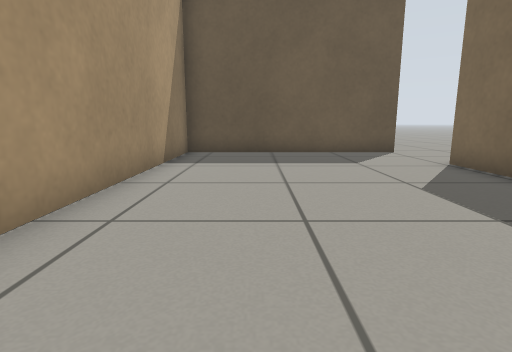
[1] (above)

13 first-person views from a walk through a Gazebo world. The camera is 0.5 m above the floor, tilts 10° down and sees 80° across. The floor is counted in squares, 0.5 m on a side. Each view is taken from the middle of a square. On the plan, view 1 faces up. The plan holds only what a view shows up to about 12 squares ahead; the rest is blank.

[2]
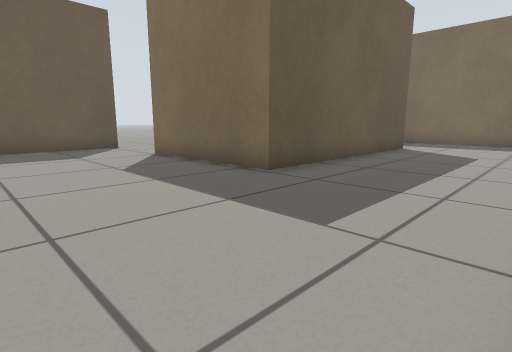

[3]
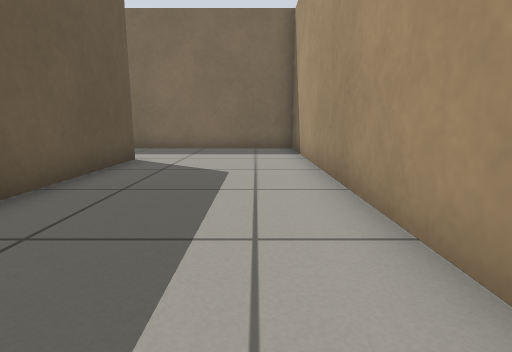

[4]
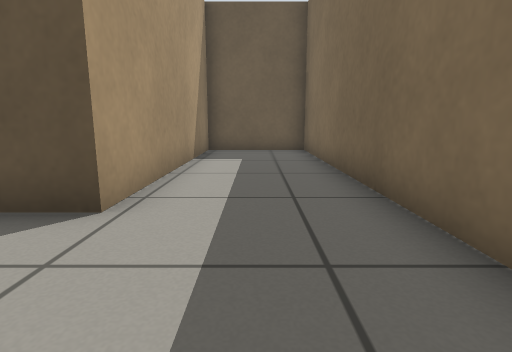

[5]
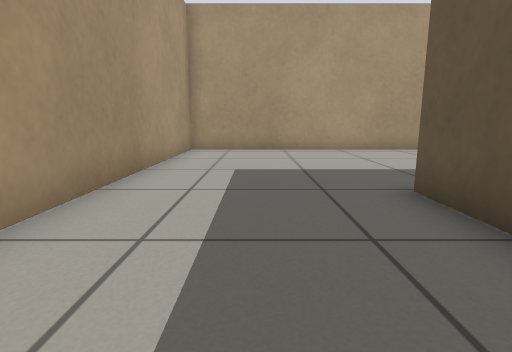

[6]
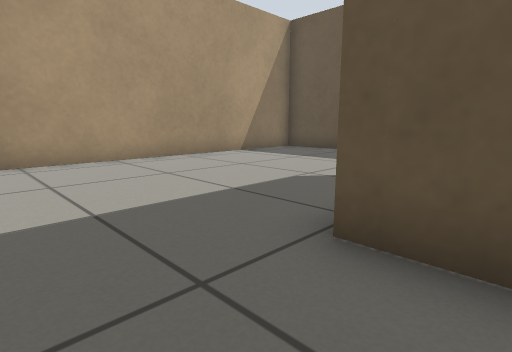

[7]
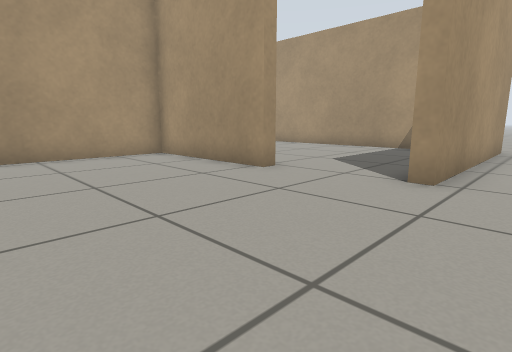

[8]
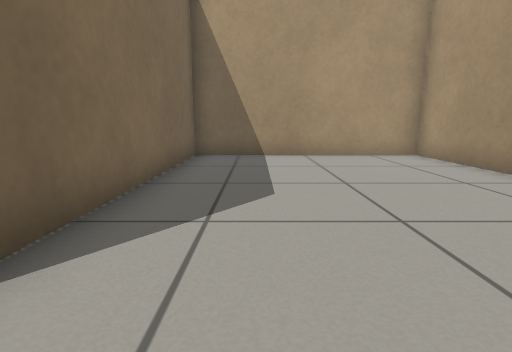

[9]
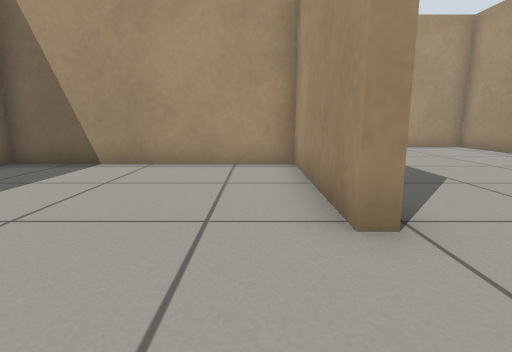

[10]
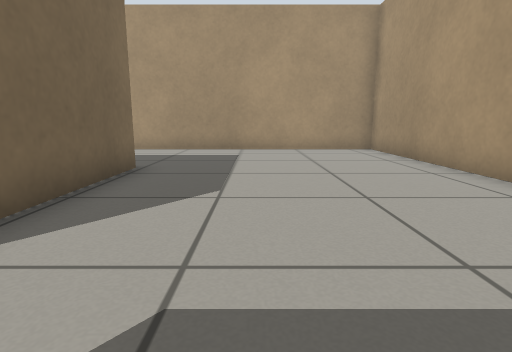

[11]
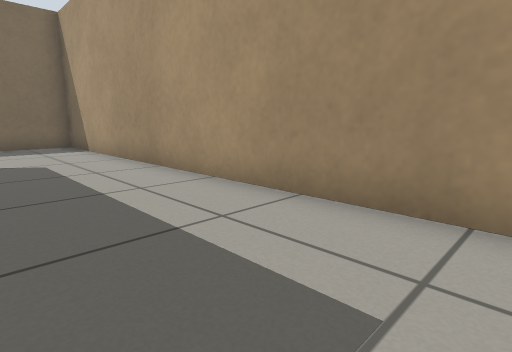

[12]
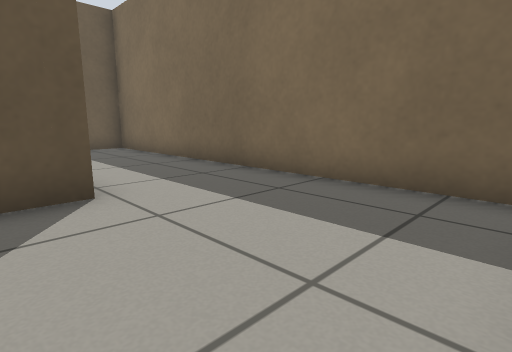

[13]
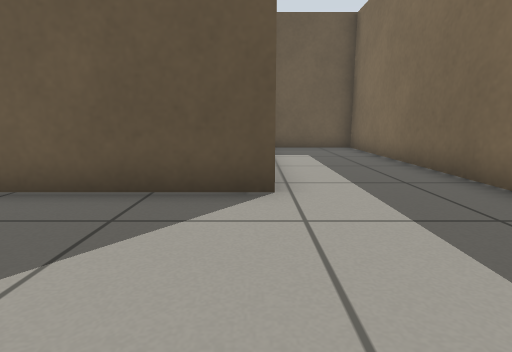

### Floor plan
Points are (right, up) in squares from view 1. A wall is a line through its corners. A room is listed if a view was taken in it or the views show most of it. See-through windows are left out.
Room 1 (views 1, 2, 3, 4, 5, 6, 10, 11, 12, 13)
walls: (4.6, 10.2) (-2.3, 10.2) (-2.3, -2.4) (15.8, -2.4) (15.8, 10.2) (12.3, 10.2) (12.3, 2.3) (4.7, 2.3) (4.7, 7.3) (5.1, 7.3)
ways out: opening at (4.5, 8.5) to room 2
Room 2 (views 7, 8, 9)
walls: (5.1, 7.3) (5.1, 2.7) (11.9, 2.7) (11.9, 10); (-2.6, 10.6) (4.6, 10.6) (4.6, 10.2)
ways out: opening at (4.5, 8.5) to room 1

Positions as (right, up) in squares from view 1, and headings:
1: (0, 0), facing up
2: (0, -2), facing up-right
3: (4, -1), facing right
4: (14, -1), facing up
5: (9, 0), facing left
6: (6, 0), facing up-left
7: (10, 12), facing down-left
8: (10, 12), facing down
9: (6, 10), facing down
10: (2, 9), facing down
11: (2, 1), facing down-right
12: (11, -2), facing up-right
13: (12, -2), facing up
